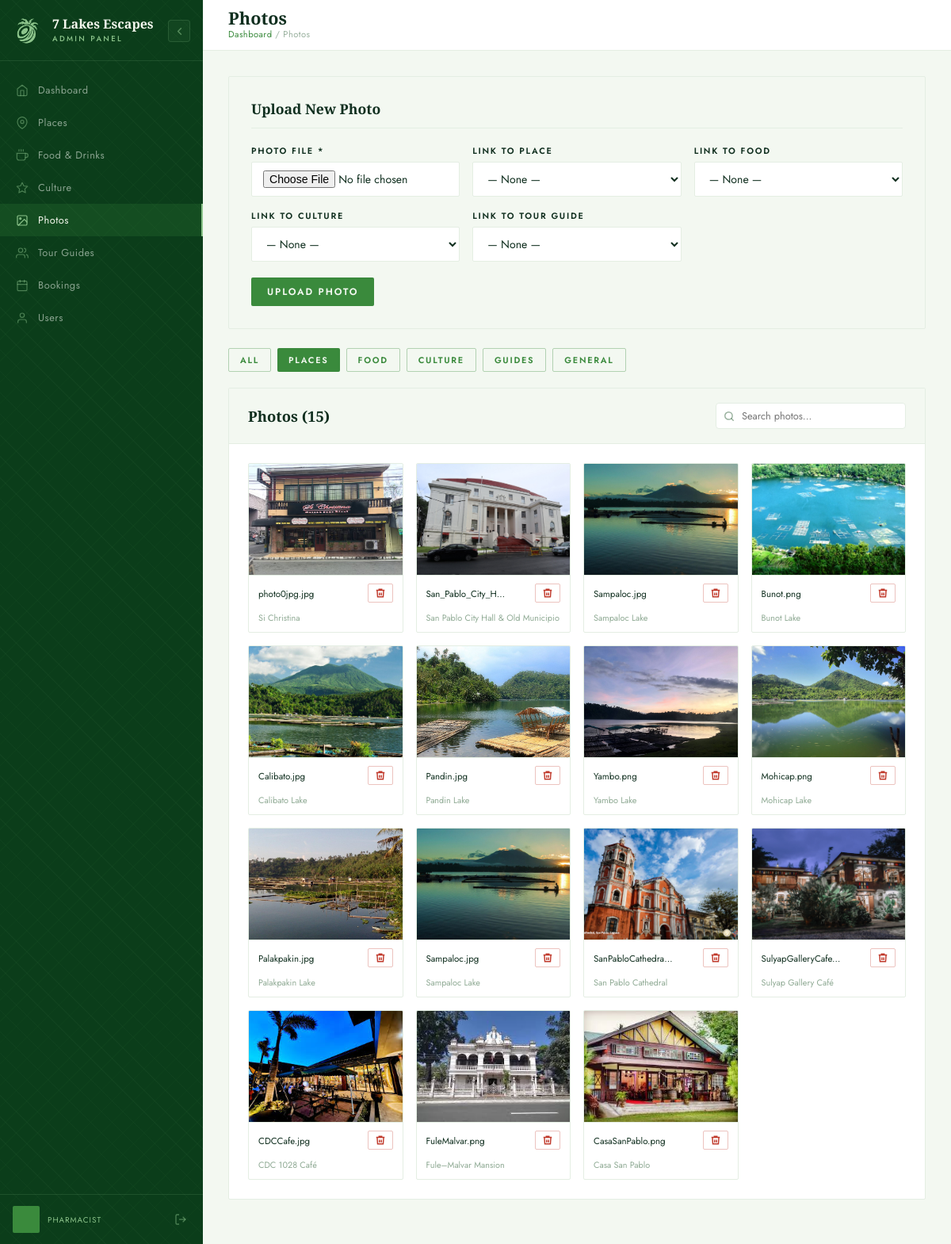
The app's page /admin/photos.php?filter=places (signed in) with its own data.
### tables this page shows
CREATE TABLE `photos` (
  `photo_id` int(11) NOT NULL,
  `file_name` varchar(255) NOT NULL,
  `file_path` varchar(255) NOT NULL,
  `uploaded_at` datetime DEFAULT current_timestamp(),
  `place_id` int(11) DEFAULT NULL,
  `food_id` int(11) DEFAULT NULL,
  `culture_id` int(11) DEFAULT NULL,
  `guide_id` int(11) DEFAULT NULL
);

CREATE TABLE `places` (
  `place_id` int(11) NOT NULL,
  `place_name` varchar(150) NOT NULL,
  `description` text DEFAULT NULL,
  `location` varchar(255) NOT NULL,
  `category_id` int(11) DEFAULT NULL,
  `google_map_link` varchar(255) DEFAULT NULL
);

### admin/photos.php (the view, shortened to what this page needs)
<?php
require_once 'includes/db.php';
$filter    = $_GET['filter'] ?? 'all';
$where_map = [
    'places'  => 'ph.place_id IS NOT NULL',
    'foods'   => 'ph.food_id IS NOT NULL',
    'culture' => 'ph.culture_id IS NOT NULL',
    'guides'  => 'ph.guide_id IS NOT NULL',
    'general' => 'ph.place_id IS NULL AND ph.food_id IS NULL AND ph.culture_id IS NULL AND ph.guide_id IS NULL',
];
$where_clauses = [];
if (isset($where_map[$filter])) {
    $where_clauses[] = $where_map[$filter];
}
$where = "";
if (!empty($where_clauses)) {
    $where = "WHERE " . implode(" AND ", $where_clauses);
}
$photos = [];
$res = mysqli_query($conn, "SELECT ph.*, p.place_name, f.food_name, c.culture_name, CONCAT(tg.first_name,' ',tg.last_name) AS guide_name FROM photos ph LEFT JOIN places p ON ph.place_id = p.place_id LEFT JOIN foods f ON ph.food_id = f.food_id LEFT JOIN culture c ON ph.culture_id = c.culture_id LEFT JOIN tour_guides tg ON ph.guide_id = tg.guide_id $where ORDER BY ph.uploaded_at DESC");
if ($res) {
    while ($row = mysqli_fetch_assoc($res)) {
        $photos[] = $row;
    }
}
?>
<!DOCTYPE html>
<html lang="en">
<head>
  <link rel="stylesheet" href="admin.css" />
</head>
<body>
<?php include 'includes/sidebar.php'; ?>
<div class="admin-main">
  <div class="topbar">
    <div class="topbar-left">
      <span class="topbar-title">Photos</span>
      <span class="topbar-breadcrumb"><a href="dashboard.php">Dashboard</a> / Photos</span>
    </div>
  </div>
  <div class="admin-content">
    <div class="form-panel">
      <div class="form-panel-title">Upload New Photo</div>
      <form method="POST" enctype="multipart/form-data">
        <div class="form-grid">
          <div class="form-group">
            <label class="form-label">Photo File *</label>
            <input class="form-input" type="file" name="photo" accept=".jpg,.jpeg,.png,.webp" required />
          </div>
          <div class="form-group">
            <label class="form-label">Link to Place</label>
            <select class="form-select" name="place_id" id="sel-place" onchange="clearOthers('place')">
              <option value="">— None —</option>
            </select>
          </div>
          <div class="form-group">
            <label class="form-label">Link to Food</label>
            <select class="form-select" name="food_id" id="sel-food" onchange="clearOthers('food')">
              <option value="">— None —</option>
            </select>
          </div>
          <div class="form-group">
            <label class="form-label">Link to Culture</label>
            <select class="form-select" name="culture_id" id="sel-culture" onchange="clearOthers('culture')">
              <option value="">— None —</option>
            </select>
          </div>
          <div class="form-group">
            <label class="form-label">Link to Tour Guide</label>
            <select class="form-select" name="guide_id" id="sel-guide" onchange="clearOthers('guide')">
              <option value="">— None —</option>
            </select>
          </div>
        </div>
        <div class="form-actions">
          <button type="submit" class="btn btn-primary">Upload Photo</button>
        </div>
      </form>
    </div>
    <div style="display:flex;gap:8px;margin-bottom:20px;flex-wrap:wrap;">
      <?php foreach (['all'=>'All','places'=>'Places','foods'=>'Food','culture'=>'Culture','guides'=>'Guides','general'=>'General'] as $k=>$v): ?>
        <a href="photos.php?filter=<?= $k ?>" class="btn <?= $filter===$k ? 'btn-primary' : 'btn-outline' ?> btn-sm"><?= $v ?></a>
      <?php endforeach; ?>
    </div>
    <div class="admin-card">
      <div class="admin-card-header">
        <span class="admin-card-title">Photos (<?= count($photos) ?>)</span>
        <div class="card-search-wrap">
          <input type="text" placeholder="Search photos..." class="card-search-input" />
        </div>
      </div>
      <div class="admin-card-body">
        <?php if ($photos): ?>
        <div class="photo-grid">
          <?php foreach ($photos as $ph): ?>
          <div class="photo-item">
            <img src="../<?= htmlspecialchars($ph['file_path']) ?>" class="photo-img" alt="<?= htmlspecialchars($ph['file_name']) ?>" onerror="this.style.background='#e4eee3'" />
            <div class="photo-meta">
              <span class="photo-name" title="<?= htmlspecialchars($ph['file_name']) ?>"><?= htmlspecialchars($ph['file_name']) ?></span>
              <form method="POST" onsubmit="return confirm('Delete this photo?')">
                <button type="submit" class="btn btn-danger btn-sm" style="padding:4px 8px;">
                  <svg width="12" height="12" viewBox="0 0 24 24" fill="none" stroke="currentColor" stroke-width="2.5"><polyline points="3 6 5 6 21 6"/><path d="M19 6l-1 14H6L5 6"/><path d="M10 11v6M14 11v6"/><path d="M9 6V4h6v2"/></svg>
                </button>
              </form>
            </div>
            <?php $tag = $ph['place_name'] ?? $ph['food_name'] ?? $ph['culture_name'] ?? $ph['guide_name'] ?? null; ?>
            <?php if ($tag): ?>
            <div style="padding:0 12px 10px;font-size:0.68rem;color:rgba(51,100,61,0.55)">
              <?= htmlspecialchars($tag) ?>
            </div>
            <?php endif; ?>
          </div>
          <?php endforeach; ?>
        </div>
        <?php else: ?>
        <div class="empty-state"><svg viewBox="0 0 24 24" fill="none" stroke="currentColor" stroke-width="1.5"><rect x="3" y="3" width="18" height="18" rx="2"/><circle cx="8.5" cy="8.5" r="1.5"/><polyline points="21 15 16 10 5 21"/></svg><p>No photos in this category.</p></div>
        <?php endif; ?>
      </div>
    </div>
  </div>
</div>
</body>
</html>

### records on screen
photos: file_path+file_name (picture), file_name "photo0jpg.jpg", place.place_name "Si Christina"
photos: file_path+file_name (picture), file_name "San_Pablo_City_H…", place.place_name "San Pablo City Hall & Old Municipio"
photos: file_path+file_name (picture), file_name "Sampaloc.jpg", place.place_name "Sampaloc Lake"
photos: file_path+file_name (picture), file_name "Bunot.png", place.place_name "Bunot Lake"
photos: file_path+file_name (picture), file_name "Calibato.jpg", place.place_name "Calibato Lake"
photos: file_path+file_name (picture), file_name "Pandin.jpg", place.place_name "Pandin Lake"
photos: file_path+file_name (picture), file_name "Yambo.png", place.place_name "Yambo Lake"
photos: file_path+file_name (picture), file_name "Mohicap.png", place.place_name "Mohicap Lake"
photos: file_path+file_name (picture), file_name "Palakpakin.jpg", place.place_name "Palakpakin Lake"
photos: file_path+file_name (picture), file_name "Sampaloc.jpg", place.place_name "Sampaloc Lake"
photos: file_path+file_name (picture), file_name "SanPabloCathedra…", place.place_name "San Pablo Cathedral"
photos: file_path+file_name (picture), file_name "SulyapGalleryCafe…", place.place_name "Sulyap Gallery Café"
photos: file_path+file_name (picture), file_name "CDCCafe.jpg", place.place_name "CDC 1028 Café"
photos: file_path+file_name (picture), file_name "FuleMalvar.png", place.place_name "Fule–Malvar Mansion"
photos: file_path+file_name (picture), file_name "CasaSanPablo.png", place.place_name "Casa San Pablo"

### other values on screen
$item['label'] "Dashboard"
$item['label'] "Places"
$item['label'] "Food & Drinks"
$item['label'] "Culture"
$item['label'] "Photos"
$item['label'] "Tour Guides"
$item['label'] "Bookings"
$item['label'] "Users"
$_SESSION['role'] "PHARMACIST"
$v "ALL"
$v "PLACES"
$v "FOOD"
$v "CULTURE"
$v "GUIDES"
$v "GENERAL"
